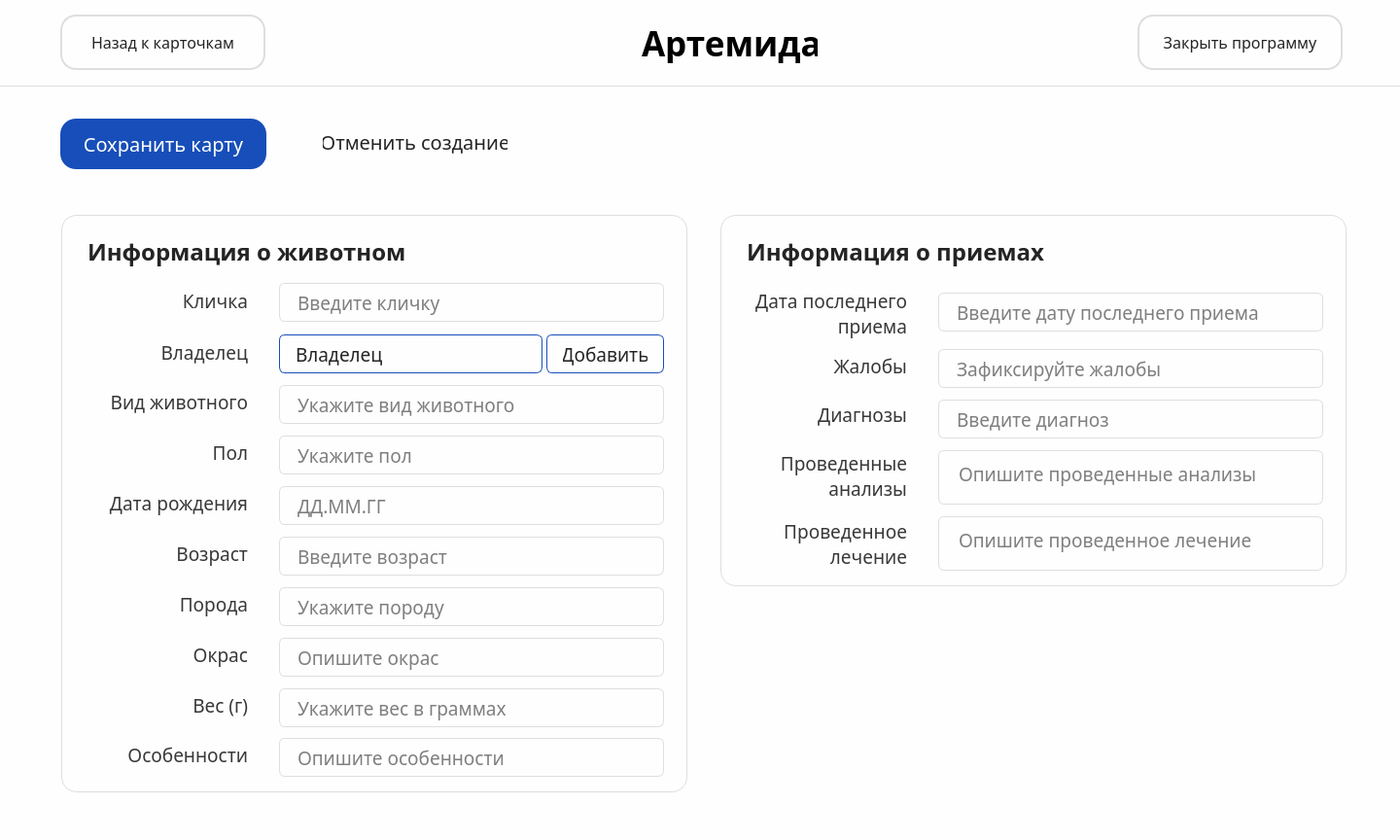
<?xml version="1.0" encoding="UTF-8"?>
<ui version="4.0">
 <class>createPet</class>
 <widget class="QMainWindow" name="createPet">
  <property name="geometry">
   <rect>
    <x>0</x>
    <y>0</y>
    <width>1440</width>
    <height>864</height>
   </rect>
  </property>
  <property name="windowTitle">
   <string>MainWindow</string>
  </property>
  <property name="styleSheet">
   <string notr="true">background-color: #FEFEFE;</string>
  </property>
  <widget class="QWidget" name="centralwidget">
   <widget class="QPushButton" name="pushButton_3">
    <property name="geometry">
     <rect>
      <x>62</x>
      <y>122</y>
      <width>212</width>
      <height>52</height>
     </rect>
    </property>
    <property name="font">
     <font>
      <family>Onest Medium</family>
      <pointsize>15</pointsize>
     </font>
    </property>
    <property name="styleSheet">
     <string notr="true">padding: 12px 24px;
color: white;
border: none;
border-radius: 16px;
background-color: #174EB9;</string>
    </property>
    <property name="text">
     <string>Сохранить карту</string>
    </property>
    <property name="autoRepeatDelay">
     <number>300</number>
    </property>
   </widget>
   <widget class="QFrame" name="info_2">
    <property name="geometry">
     <rect>
      <x>741</x>
      <y>221</y>
      <width>644</width>
      <height>382</height>
     </rect>
    </property>
    <property name="styleSheet">
     <string notr="true">QFrame {
    border: none; 
}

QFrame#info_2 {
    border: 1px solid #DEDEDE;
	border-radius: 16px;
}</string>
    </property>
    <property name="frameShape">
     <enum>QFrame::StyledPanel</enum>
    </property>
    <property name="frameShadow">
     <enum>QFrame::Raised</enum>
    </property>
    <widget class="QLabel" name="label_28">
     <property name="geometry">
      <rect>
       <x>27</x>
       <y>21</y>
       <width>596</width>
       <height>34</height>
      </rect>
     </property>
     <property name="font">
      <font>
       <family>Onest SemiBold</family>
       <pointsize>18</pointsize>
       <weight>75</weight>
       <bold>true</bold>
      </font>
     </property>
     <property name="styleSheet">
      <string notr="true">color: #242424;</string>
     </property>
     <property name="text">
      <string>Информация о приемах</string>
     </property>
    </widget>
    <widget class="QWidget" name="aboutpet_4" native="true">
     <property name="geometry">
      <rect>
       <x>24</x>
       <y>70</y>
       <width>596</width>
       <height>296</height>
      </rect>
     </property>
     <widget class="QLineEdit" name="lineEdit_23">
      <property name="geometry">
       <rect>
        <x>200</x>
        <y>10</y>
        <width>396</width>
        <height>40</height>
       </rect>
      </property>
      <property name="font">
       <font>
        <family>Onest</family>
        <pointsize>14</pointsize>
       </font>
      </property>
      <property name="styleSheet">
       <string notr="true">border: 1px solid #DEDEDE;
border-radius: 6px;
padding: 6px 16px;
</string>
      </property>
      <property name="placeholderText">
       <string>Введите дату последнего приема</string>
      </property>
     </widget>
     <widget class="QLabel" name="label_35">
      <property name="geometry">
       <rect>
        <x>0</x>
        <y>3</y>
        <width>168</width>
        <height>56</height>
       </rect>
      </property>
      <property name="font">
       <font>
        <family>Onest</family>
        <pointsize>14</pointsize>
       </font>
      </property>
      <property name="layoutDirection">
       <enum>Qt::LeftToRight</enum>
      </property>
      <property name="styleSheet">
       <string notr="true">color: #383838;</string>
      </property>
      <property name="text">
       <string>Дата последнего приема</string>
      </property>
      <property name="textFormat">
       <enum>Qt::AutoText</enum>
      </property>
      <property name="alignment">
       <set>Qt::AlignRight|Qt::AlignTrailing|Qt::AlignVCenter</set>
      </property>
      <property name="wordWrap">
       <bool>true</bool>
      </property>
      <property name="margin">
       <number>0</number>
      </property>
      <property name="indent">
       <number>-1</number>
      </property>
     </widget>
     <widget class="QLineEdit" name="lineEdit_24">
      <property name="geometry">
       <rect>
        <x>200</x>
        <y>68</y>
        <width>396</width>
        <height>40</height>
       </rect>
      </property>
      <property name="font">
       <font>
        <family>Onest</family>
        <pointsize>14</pointsize>
       </font>
      </property>
      <property name="styleSheet">
       <string notr="true">border: 1px solid #DEDEDE;
border-radius: 6px;
padding: 6px 16px;
</string>
      </property>
      <property name="placeholderText">
       <string>Зафиксируйте жалобы</string>
      </property>
     </widget>
     <widget class="QLabel" name="label_36">
      <property name="geometry">
       <rect>
        <x>0</x>
        <y>65</y>
        <width>168</width>
        <height>40</height>
       </rect>
      </property>
      <property name="font">
       <font>
        <family>Onest</family>
        <pointsize>14</pointsize>
       </font>
      </property>
      <property name="layoutDirection">
       <enum>Qt::LeftToRight</enum>
      </property>
      <property name="styleSheet">
       <string notr="true">color: #383838;</string>
      </property>
      <property name="text">
       <string>Жалобы</string>
      </property>
      <property name="alignment">
       <set>Qt::AlignRight|Qt::AlignTrailing|Qt::AlignVCenter</set>
      </property>
     </widget>
     <widget class="QLabel" name="label_37">
      <property name="geometry">
       <rect>
        <x>0</x>
        <y>107</y>
        <width>168</width>
        <height>56</height>
       </rect>
      </property>
      <property name="font">
       <font>
        <family>Onest</family>
        <pointsize>14</pointsize>
       </font>
      </property>
      <property name="layoutDirection">
       <enum>Qt::LeftToRight</enum>
      </property>
      <property name="styleSheet">
       <string notr="true">color: #383838;</string>
      </property>
      <property name="text">
       <string>Диагнозы</string>
      </property>
      <property name="alignment">
       <set>Qt::AlignRight|Qt::AlignTrailing|Qt::AlignVCenter</set>
      </property>
     </widget>
     <widget class="QLineEdit" name="lineEdit_25">
      <property name="geometry">
       <rect>
        <x>200</x>
        <y>120</y>
        <width>396</width>
        <height>40</height>
       </rect>
      </property>
      <property name="font">
       <font>
        <family>Onest</family>
        <pointsize>14</pointsize>
       </font>
      </property>
      <property name="styleSheet">
       <string notr="true">border: 1px solid #DEDEDE;
border-radius: 6px;
padding: 6px 16px;
</string>
      </property>
      <property name="placeholderText">
       <string>Введите диагноз</string>
      </property>
     </widget>
     <widget class="QLabel" name="label_38">
      <property name="geometry">
       <rect>
        <x>0</x>
        <y>170</y>
        <width>168</width>
        <height>56</height>
       </rect>
      </property>
      <property name="font">
       <font>
        <family>Onest</family>
        <pointsize>14</pointsize>
       </font>
      </property>
      <property name="layoutDirection">
       <enum>Qt::LeftToRight</enum>
      </property>
      <property name="styleSheet">
       <string notr="true">color: #383838;</string>
      </property>
      <property name="text">
       <string>Проведенные анализы</string>
      </property>
      <property name="alignment">
       <set>Qt::AlignRight|Qt::AlignTrailing|Qt::AlignVCenter</set>
      </property>
      <property name="wordWrap">
       <bool>true</bool>
      </property>
     </widget>
     <widget class="QLabel" name="label_39">
      <property name="geometry">
       <rect>
        <x>0</x>
        <y>240</y>
        <width>168</width>
        <height>56</height>
       </rect>
      </property>
      <property name="font">
       <font>
        <family>Onest</family>
        <pointsize>14</pointsize>
       </font>
      </property>
      <property name="layoutDirection">
       <enum>Qt::LeftToRight</enum>
      </property>
      <property name="styleSheet">
       <string notr="true">color: #383838;</string>
      </property>
      <property name="text">
       <string>Проведенное лечение</string>
      </property>
      <property name="alignment">
       <set>Qt::AlignRight|Qt::AlignTrailing|Qt::AlignVCenter</set>
      </property>
      <property name="wordWrap">
       <bool>true</bool>
      </property>
     </widget>
     <widget class="QTextEdit" name="textEdit_3">
      <property name="geometry">
       <rect>
        <x>200</x>
        <y>240</y>
        <width>396</width>
        <height>56</height>
       </rect>
      </property>
      <property name="font">
       <font>
        <family>Onest</family>
        <pointsize>14</pointsize>
       </font>
      </property>
      <property name="styleSheet">
       <string notr="true">border: 1px solid #DEDEDE;
border-radius: 6px;
padding: 6px 16px;
</string>
      </property>
      <property name="placeholderText">
       <string>Опишите проведенное лечение</string>
      </property>
     </widget>
     <widget class="QTextEdit" name="textEdit_4">
      <property name="geometry">
       <rect>
        <x>200</x>
        <y>172</y>
        <width>396</width>
        <height>56</height>
       </rect>
      </property>
      <property name="font">
       <font>
        <family>Onest</family>
        <pointsize>14</pointsize>
       </font>
      </property>
      <property name="styleSheet">
       <string notr="true">border: 1px solid #DEDEDE;
border-radius: 6px;
padding: 6px 16px;
</string>
      </property>
      <property name="placeholderText">
       <string>Опишите проведенные анализы</string>
      </property>
     </widget>
    </widget>
   </widget>
   <widget class="QPushButton" name="pushButton_4">
    <property name="geometry">
     <rect>
      <x>308</x>
      <y>120</y>
      <width>238</width>
      <height>52</height>
     </rect>
    </property>
    <property name="font">
     <font>
      <family>Onest</family>
      <pointsize>15</pointsize>
     </font>
    </property>
    <property name="styleSheet">
     <string notr="true">padding: 12px 24px;
color: #242424;
border: none;</string>
    </property>
    <property name="text">
     <string>Отменить создание</string>
    </property>
   </widget>
   <widget class="QFrame" name="header">
    <property name="geometry">
     <rect>
      <x>0</x>
      <y>0</y>
      <width>1440</width>
      <height>89</height>
     </rect>
    </property>
    <property name="styleSheet">
     <string notr="true">QFrame {
    border: none; 
}

QFrame#header {
    border-bottom: 1px solid #DEDEDE;
}
</string>
    </property>
    <property name="frameShape">
     <enum>QFrame::StyledPanel</enum>
    </property>
    <property name="frameShadow">
     <enum>QFrame::Raised</enum>
    </property>
    <widget class="QWidget" name="logo_2" native="true">
     <property name="geometry">
      <rect>
       <x>600</x>
       <y>21</y>
       <width>244</width>
       <height>48</height>
      </rect>
     </property>
     <widget class="QLabel" name="label_2">
      <property name="geometry">
       <rect>
        <x>60</x>
        <y>3</y>
        <width>181</width>
        <height>41</height>
       </rect>
      </property>
      <property name="font">
       <font>
        <family>Acrom</family>
        <pointsize>26</pointsize>
        <weight>75</weight>
        <bold>true</bold>
       </font>
      </property>
      <property name="text">
       <string>Артемида</string>
      </property>
     </widget>
     <widget class="QLabel" name="label_4">
      <property name="geometry">
       <rect>
        <x>4</x>
        <y>2</y>
        <width>40</width>
        <height>48</height>
       </rect>
      </property>
      <property name="text">
       <string/>
      </property>
      <property name="pixmap">
       <pixmap>Иконка2.png</pixmap>
      </property>
     </widget>
    </widget>
    <widget class="QPushButton" name="pushButton_6">
     <property name="geometry">
      <rect>
       <x>62</x>
       <y>15</y>
       <width>211</width>
       <height>57</height>
      </rect>
     </property>
     <property name="font">
      <font>
       <family>Onest</family>
       <pointsize>12</pointsize>
      </font>
     </property>
     <property name="styleSheet">
      <string notr="true">padding: 16px 24px;
color: #242424;
border: 2px solid #DEDEDE;
border-radius: 16px;</string>
     </property>
     <property name="text">
      <string>Назад к карточкам</string>
     </property>
    </widget>
    <widget class="QPushButton" name="pushButton_7">
     <property name="geometry">
      <rect>
       <x>1170</x>
       <y>15</y>
       <width>211</width>
       <height>57</height>
      </rect>
     </property>
     <property name="font">
      <font>
       <family>Onest</family>
       <pointsize>12</pointsize>
       <weight>50</weight>
       <italic>false</italic>
       <bold>false</bold>
       <underline>false</underline>
       <strikeout>false</strikeout>
       <stylestrategy>PreferDefault</stylestrategy>
       <kerning>true</kerning>
      </font>
     </property>
     <property name="styleSheet">
      <string notr="true">padding: 16px 24px;
color: #242424;
border: 2px solid #DEDEDE;
border-radius: 16px;</string>
     </property>
     <property name="text">
      <string>Закрыть программу</string>
     </property>
    </widget>
   </widget>
   <widget class="QFrame" name="info">
    <property name="geometry">
     <rect>
      <x>63</x>
      <y>221</y>
      <width>644</width>
      <height>594</height>
     </rect>
    </property>
    <property name="styleSheet">
     <string notr="true">QFrame {
    border: none; 
}

QFrame#info {
    border: 1px solid #DEDEDE;
	border-radius: 16px;
}</string>
    </property>
    <property name="frameShape">
     <enum>QFrame::StyledPanel</enum>
    </property>
    <property name="frameShadow">
     <enum>QFrame::Raised</enum>
    </property>
    <widget class="QLabel" name="label_16">
     <property name="geometry">
      <rect>
       <x>27</x>
       <y>21</y>
       <width>596</width>
       <height>34</height>
      </rect>
     </property>
     <property name="font">
      <font>
       <family>Onest SemiBold</family>
       <pointsize>18</pointsize>
       <weight>75</weight>
       <bold>true</bold>
      </font>
     </property>
     <property name="styleSheet">
      <string notr="true">color: #242424;</string>
     </property>
     <property name="text">
      <string>Информация о животном</string>
     </property>
    </widget>
    <widget class="QWidget" name="aboutpet_2" native="true">
     <property name="geometry">
      <rect>
       <x>24</x>
       <y>70</y>
       <width>596</width>
       <height>508</height>
      </rect>
     </property>
     <widget class="QLabel" name="label_17">
      <property name="geometry">
       <rect>
        <x>0</x>
        <y>4</y>
        <width>168</width>
        <height>28</height>
       </rect>
      </property>
      <property name="font">
       <font>
        <family>Onest</family>
        <pointsize>14</pointsize>
       </font>
      </property>
      <property name="layoutDirection">
       <enum>Qt::LeftToRight</enum>
      </property>
      <property name="styleSheet">
       <string notr="true">color: #383838;</string>
      </property>
      <property name="text">
       <string>Кличка</string>
      </property>
      <property name="alignment">
       <set>Qt::AlignRight|Qt::AlignTrailing|Qt::AlignVCenter</set>
      </property>
     </widget>
     <widget class="QLineEdit" name="lineEdit_2">
      <property name="geometry">
       <rect>
        <x>200</x>
        <y>0</y>
        <width>396</width>
        <height>40</height>
       </rect>
      </property>
      <property name="font">
       <font>
        <family>Onest</family>
        <pointsize>14</pointsize>
       </font>
      </property>
      <property name="styleSheet">
       <string notr="true">border: 1px solid #DEDEDE;
border-radius: 6px;
padding: 6px 16px;
</string>
      </property>
      <property name="placeholderText">
       <string>Введите кличку</string>
      </property>
     </widget>
     <widget class="QLabel" name="label_18">
      <property name="geometry">
       <rect>
        <x>0</x>
        <y>57</y>
        <width>168</width>
        <height>28</height>
       </rect>
      </property>
      <property name="font">
       <font>
        <family>Onest</family>
        <pointsize>14</pointsize>
       </font>
      </property>
      <property name="layoutDirection">
       <enum>Qt::LeftToRight</enum>
      </property>
      <property name="styleSheet">
       <string notr="true">color: #383838;</string>
      </property>
      <property name="text">
       <string>Владелец</string>
      </property>
      <property name="alignment">
       <set>Qt::AlignRight|Qt::AlignTrailing|Qt::AlignVCenter</set>
      </property>
     </widget>
     <widget class="QLineEdit" name="lineEdit_11">
      <property name="geometry">
       <rect>
        <x>200</x>
        <y>105</y>
        <width>396</width>
        <height>40</height>
       </rect>
      </property>
      <property name="font">
       <font>
        <family>Onest</family>
        <pointsize>14</pointsize>
       </font>
      </property>
      <property name="styleSheet">
       <string notr="true">border: 1px solid #DEDEDE;
border-radius: 6px;
padding: 6px 16px;
</string>
      </property>
      <property name="placeholderText">
       <string>Укажите вид животного</string>
      </property>
     </widget>
     <widget class="QLabel" name="label_19">
      <property name="geometry">
       <rect>
        <x>0</x>
        <y>108</y>
        <width>168</width>
        <height>28</height>
       </rect>
      </property>
      <property name="font">
       <font>
        <family>Onest</family>
        <pointsize>14</pointsize>
       </font>
      </property>
      <property name="layoutDirection">
       <enum>Qt::LeftToRight</enum>
      </property>
      <property name="styleSheet">
       <string notr="true">color: #383838;</string>
      </property>
      <property name="text">
       <string>Вид животного</string>
      </property>
      <property name="alignment">
       <set>Qt::AlignRight|Qt::AlignTrailing|Qt::AlignVCenter</set>
      </property>
     </widget>
     <widget class="QLineEdit" name="lineEdit_12">
      <property name="geometry">
       <rect>
        <x>200</x>
        <y>157</y>
        <width>396</width>
        <height>40</height>
       </rect>
      </property>
      <property name="font">
       <font>
        <family>Onest</family>
        <pointsize>14</pointsize>
       </font>
      </property>
      <property name="styleSheet">
       <string notr="true">border: 1px solid #DEDEDE;
border-radius: 6px;
padding: 6px 16px;
</string>
      </property>
      <property name="placeholderText">
       <string>Укажите пол</string>
      </property>
     </widget>
     <widget class="QLabel" name="label_20">
      <property name="geometry">
       <rect>
        <x>0</x>
        <y>160</y>
        <width>168</width>
        <height>28</height>
       </rect>
      </property>
      <property name="font">
       <font>
        <family>Onest</family>
        <pointsize>14</pointsize>
       </font>
      </property>
      <property name="layoutDirection">
       <enum>Qt::LeftToRight</enum>
      </property>
      <property name="styleSheet">
       <string notr="true">color: #383838;</string>
      </property>
      <property name="text">
       <string>Пол</string>
      </property>
      <property name="alignment">
       <set>Qt::AlignRight|Qt::AlignTrailing|Qt::AlignVCenter</set>
      </property>
     </widget>
     <widget class="QLabel" name="label_21">
      <property name="geometry">
       <rect>
        <x>0</x>
        <y>212</y>
        <width>168</width>
        <height>28</height>
       </rect>
      </property>
      <property name="font">
       <font>
        <family>Onest</family>
        <pointsize>14</pointsize>
       </font>
      </property>
      <property name="layoutDirection">
       <enum>Qt::LeftToRight</enum>
      </property>
      <property name="styleSheet">
       <string notr="true">color: #383838;</string>
      </property>
      <property name="text">
       <string>Дата рождения</string>
      </property>
      <property name="alignment">
       <set>Qt::AlignRight|Qt::AlignTrailing|Qt::AlignVCenter</set>
      </property>
     </widget>
     <widget class="QLineEdit" name="lineEdit_13">
      <property name="geometry">
       <rect>
        <x>200</x>
        <y>209</y>
        <width>396</width>
        <height>40</height>
       </rect>
      </property>
      <property name="font">
       <font>
        <family>Onest</family>
        <pointsize>14</pointsize>
       </font>
      </property>
      <property name="styleSheet">
       <string notr="true">border: 1px solid #DEDEDE;
border-radius: 6px;
padding: 6px 16px;
</string>
      </property>
      <property name="placeholderText">
       <string>ДД.ММ.ГГ</string>
      </property>
     </widget>
     <widget class="QLabel" name="label_22">
      <property name="geometry">
       <rect>
        <x>0</x>
        <y>264</y>
        <width>168</width>
        <height>28</height>
       </rect>
      </property>
      <property name="font">
       <font>
        <family>Onest</family>
        <pointsize>14</pointsize>
       </font>
      </property>
      <property name="layoutDirection">
       <enum>Qt::LeftToRight</enum>
      </property>
      <property name="styleSheet">
       <string notr="true">color: #383838;</string>
      </property>
      <property name="text">
       <string>Возраст</string>
      </property>
      <property name="alignment">
       <set>Qt::AlignRight|Qt::AlignTrailing|Qt::AlignVCenter</set>
      </property>
     </widget>
     <widget class="QLineEdit" name="lineEdit_14">
      <property name="geometry">
       <rect>
        <x>200</x>
        <y>261</y>
        <width>396</width>
        <height>40</height>
       </rect>
      </property>
      <property name="font">
       <font>
        <family>Onest</family>
        <pointsize>14</pointsize>
       </font>
      </property>
      <property name="styleSheet">
       <string notr="true">border: 1px solid #DEDEDE;
border-radius: 6px;
padding: 6px 16px;
</string>
      </property>
      <property name="placeholderText">
       <string>Введите возраст</string>
      </property>
     </widget>
     <widget class="QLineEdit" name="lineEdit_15">
      <property name="geometry">
       <rect>
        <x>200</x>
        <y>313</y>
        <width>396</width>
        <height>40</height>
       </rect>
      </property>
      <property name="font">
       <font>
        <family>Onest</family>
        <pointsize>14</pointsize>
       </font>
      </property>
      <property name="styleSheet">
       <string notr="true">border: 1px solid #DEDEDE;
border-radius: 6px;
padding: 6px 16px;
</string>
      </property>
      <property name="placeholderText">
       <string>Укажите породу</string>
      </property>
     </widget>
     <widget class="QLabel" name="label_23">
      <property name="geometry">
       <rect>
        <x>0</x>
        <y>316</y>
        <width>168</width>
        <height>28</height>
       </rect>
      </property>
      <property name="font">
       <font>
        <family>Onest</family>
        <pointsize>14</pointsize>
       </font>
      </property>
      <property name="layoutDirection">
       <enum>Qt::LeftToRight</enum>
      </property>
      <property name="styleSheet">
       <string notr="true">color: #383838;</string>
      </property>
      <property name="text">
       <string>Порода</string>
      </property>
      <property name="alignment">
       <set>Qt::AlignRight|Qt::AlignTrailing|Qt::AlignVCenter</set>
      </property>
     </widget>
     <widget class="QLineEdit" name="lineEdit_16">
      <property name="geometry">
       <rect>
        <x>200</x>
        <y>365</y>
        <width>396</width>
        <height>40</height>
       </rect>
      </property>
      <property name="font">
       <font>
        <family>Onest</family>
        <pointsize>14</pointsize>
       </font>
      </property>
      <property name="styleSheet">
       <string notr="true">border: 1px solid #DEDEDE;
border-radius: 6px;
padding: 6px 16px;
</string>
      </property>
      <property name="placeholderText">
       <string>Опишите окрас</string>
      </property>
     </widget>
     <widget class="QLabel" name="label_24">
      <property name="geometry">
       <rect>
        <x>0</x>
        <y>368</y>
        <width>168</width>
        <height>28</height>
       </rect>
      </property>
      <property name="font">
       <font>
        <family>Onest</family>
        <pointsize>14</pointsize>
       </font>
      </property>
      <property name="layoutDirection">
       <enum>Qt::LeftToRight</enum>
      </property>
      <property name="styleSheet">
       <string notr="true">color: #383838;</string>
      </property>
      <property name="text">
       <string>Окрас</string>
      </property>
      <property name="alignment">
       <set>Qt::AlignRight|Qt::AlignTrailing|Qt::AlignVCenter</set>
      </property>
     </widget>
     <widget class="QLineEdit" name="lineEdit_17">
      <property name="geometry">
       <rect>
        <x>200</x>
        <y>417</y>
        <width>396</width>
        <height>40</height>
       </rect>
      </property>
      <property name="font">
       <font>
        <family>Onest</family>
        <pointsize>14</pointsize>
       </font>
      </property>
      <property name="styleSheet">
       <string notr="true">border: 1px solid #DEDEDE;
border-radius: 6px;
padding: 6px 16px;
</string>
      </property>
      <property name="placeholderText">
       <string>Укажите вес в граммах</string>
      </property>
     </widget>
     <widget class="QLabel" name="label_25">
      <property name="geometry">
       <rect>
        <x>0</x>
        <y>420</y>
        <width>168</width>
        <height>28</height>
       </rect>
      </property>
      <property name="font">
       <font>
        <family>Onest</family>
        <pointsize>14</pointsize>
       </font>
      </property>
      <property name="layoutDirection">
       <enum>Qt::LeftToRight</enum>
      </property>
      <property name="styleSheet">
       <string notr="true">color: #383838;</string>
      </property>
      <property name="text">
       <string>Вес (г)</string>
      </property>
      <property name="alignment">
       <set>Qt::AlignRight|Qt::AlignTrailing|Qt::AlignVCenter</set>
      </property>
     </widget>
     <widget class="QPushButton" name="pushButton_8">
      <property name="geometry">
       <rect>
        <x>475</x>
        <y>53</y>
        <width>121</width>
        <height>40</height>
       </rect>
      </property>
      <property name="sizePolicy">
       <sizepolicy hsizetype="Fixed" vsizetype="Fixed">
        <horstretch>0</horstretch>
        <verstretch>0</verstretch>
       </sizepolicy>
      </property>
      <property name="font">
       <font>
        <family>Onest</family>
        <pointsize>14</pointsize>
       </font>
      </property>
      <property name="styleSheet">
       <string notr="true">padding: 6px 16px;
color: #242424;
border: 1px solid #174EB9;
border-radius: 6px;</string>
      </property>
      <property name="text">
       <string>Добавить</string>
      </property>
      <property name="default">
       <bool>false</bool>
      </property>
      <property name="flat">
       <bool>false</bool>
      </property>
     </widget>
     <widget class="QLabel" name="label_26">
      <property name="geometry">
       <rect>
        <x>0</x>
        <y>471</y>
        <width>168</width>
        <height>28</height>
       </rect>
      </property>
      <property name="font">
       <font>
        <family>Onest</family>
        <pointsize>14</pointsize>
       </font>
      </property>
      <property name="layoutDirection">
       <enum>Qt::LeftToRight</enum>
      </property>
      <property name="styleSheet">
       <string notr="true">color: #383838;</string>
      </property>
      <property name="text">
       <string>Особенности</string>
      </property>
      <property name="alignment">
       <set>Qt::AlignRight|Qt::AlignTrailing|Qt::AlignVCenter</set>
      </property>
     </widget>
     <widget class="QLineEdit" name="lineEdit_18">
      <property name="geometry">
       <rect>
        <x>200</x>
        <y>468</y>
        <width>396</width>
        <height>40</height>
       </rect>
      </property>
      <property name="font">
       <font>
        <family>Onest</family>
        <pointsize>14</pointsize>
       </font>
      </property>
      <property name="styleSheet">
       <string notr="true">border: 1px solid #DEDEDE;
border-radius: 6px;
padding: 6px 16px;
</string>
      </property>
      <property name="placeholderText">
       <string>Опишите особенности</string>
      </property>
     </widget>
     <widget class="QComboBox" name="comboBox">
      <property name="geometry">
       <rect>
        <x>200</x>
        <y>53</y>
        <width>271</width>
        <height>40</height>
       </rect>
      </property>
      <property name="font">
       <font>
        <family>Onest</family>
        <pointsize>14</pointsize>
       </font>
      </property>
      <property name="styleSheet">
       <string notr="true">QComboBox {
padding: 6px 16px;
color: #242424;
border: 1px solid #174EB9;
border-radius: 6px;
}

QComboBox::drop-down {
    border: none;
}

QComboBox::down-arrow {
	image: url(C:/Users/irish/Downloads/icon.png);
    width: 20px;
    height: 20px;
margin-right: 16px;
}

QComboBox::item:hover {
    background-color: #174EB9;
}</string>
      </property>
      <item>
       <property name="text">
        <string>Владелец</string>
       </property>
      </item>
      <item>
       <property name="text">
        <string>Владелец</string>
       </property>
      </item>
      <item>
       <property name="text">
        <string>Владелец</string>
       </property>
      </item>
      <item>
       <property name="text">
        <string>Владелец</string>
       </property>
      </item>
     </widget>
    </widget>
   </widget>
  </widget>
 </widget>
 <resources/>
 <connections/>
</ui>
